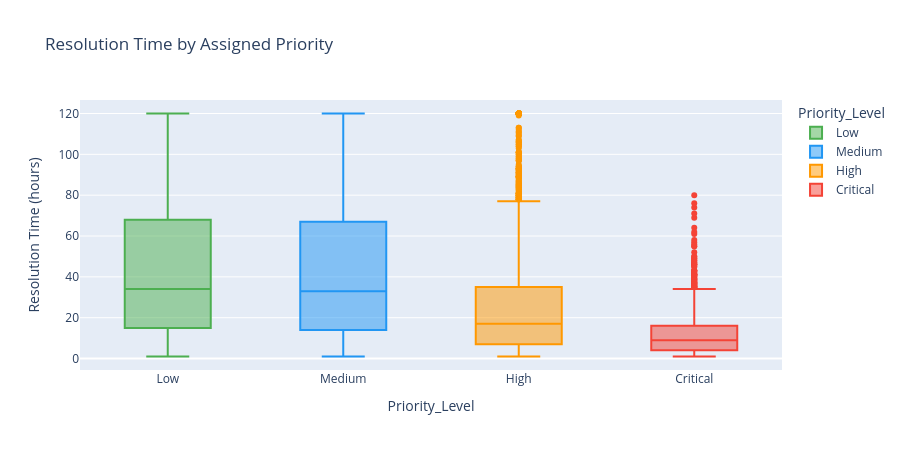

Write notebook code for a chart like this one.
### Code cell
# Resolution time by priority (box plot)
fig = px.box(
    df, x='Priority_Level', y='Resolution_Time_Hours',
    color='Priority_Level',
    color_discrete_map={'Low': '#4CAF50', 'Medium': '#2196F3', 'High': '#FF9800', 'Critical': '#F44336'},
    title='Resolution Time by Assigned Priority',
    labels={'Resolution_Time_Hours': 'Resolution Time (hours)'},
    category_orders={'Priority_Level': ['Low', 'Medium', 'High', 'Critical']}
)
fig.update_layout(height=450)
fig.show()

### Figure 1 — Plotly figure (JSON) as saved in the notebook; plotly's stock layout.template omitted (floating-point values rounded to 4 significant figures; data arrays with more than 128 entries replaced by an {"elided": "..."} marker saying what was removed)
{"data": [{"alignmentgroup": "True", "hovertemplate": "Priority_Level=%{x}<br>Resolution Time (hours)=%{y}<extra></extra>", "legendgroup": "Low", "marker": {"color": "#4CAF50"}, "name": "Low", "notched": false, "offsetgroup": "Low", "orientation": "v", "showlegend": true, "type": "box", "x": {"elided": "7716 str values"}, "x0": " ", "xaxis": "x", "y": {"elided": "7716 int values"}, "y0": " ", "yaxis": "y"}, {"alignmentgroup": "True", "hovertemplate": "Priority_Level=%{x}<br>Resolution Time (hours)=%{y}<extra></extra>", "legendgroup": "Medium", "marker": {"color": "#2196F3"}, "name": "Medium", "notched": false, "offsetgroup": "Medium", "orientation": "v", "showlegend": true, "type": "box", "x": {"elided": "7570 str values"}, "x0": " ", "xaxis": "x", "y": {"elided": "7570 int values"}, "y0": " ", "yaxis": "y"}, {"alignmentgroup": "True", "hovertemplate": "Priority_Level=%{x}<br>Resolution Time (hours)=%{y}<extra></extra>", "legendgroup": "High", "marker": {"color": "#FF9800"}, "name": "High", "notched": false, "offsetgroup": "High", "orientation": "v", "showlegend": true, "type": "box", "x": {"elided": "3416 str values"}, "x0": " ", "xaxis": "x", "y": {"elided": "3416 int values"}, "y0": " ", "yaxis": "y"}, {"alignmentgroup": "True", "hovertemplate": "Priority_Level=%{x}<br>Resolution Time (hours)=%{y}<extra></extra>", "legendgroup": "Critical", "marker": {"color": "#F44336"}, "name": "Critical", "notched": false, "offsetgroup": "Critical", "orientation": "v", "showlegend": true, "type": "box", "x": {"elided": "1298 str values"}, "x0": " ", "xaxis": "x", "y": {"elided": "1298 int values"}, "y0": " ", "yaxis": "y"}], "layout": {"boxmode": "overlay", "height": 450, "legend": {"title": {"text": "Priority_Level"}, "tracegroupgap": 0}, "title": {"text": "Resolution Time by Assigned Priority"}, "xaxis": {"anchor": "y", "categoryarray": ["Low", "Medium", "High", "Critical"], "categoryorder": "array", "domain": [0, 1], "title": {"text": "Priority_Level"}}, "yaxis": {"anchor": "x", "domain": [0, 1], "title": {"text": "Resolution Time (hours)"}}}}
